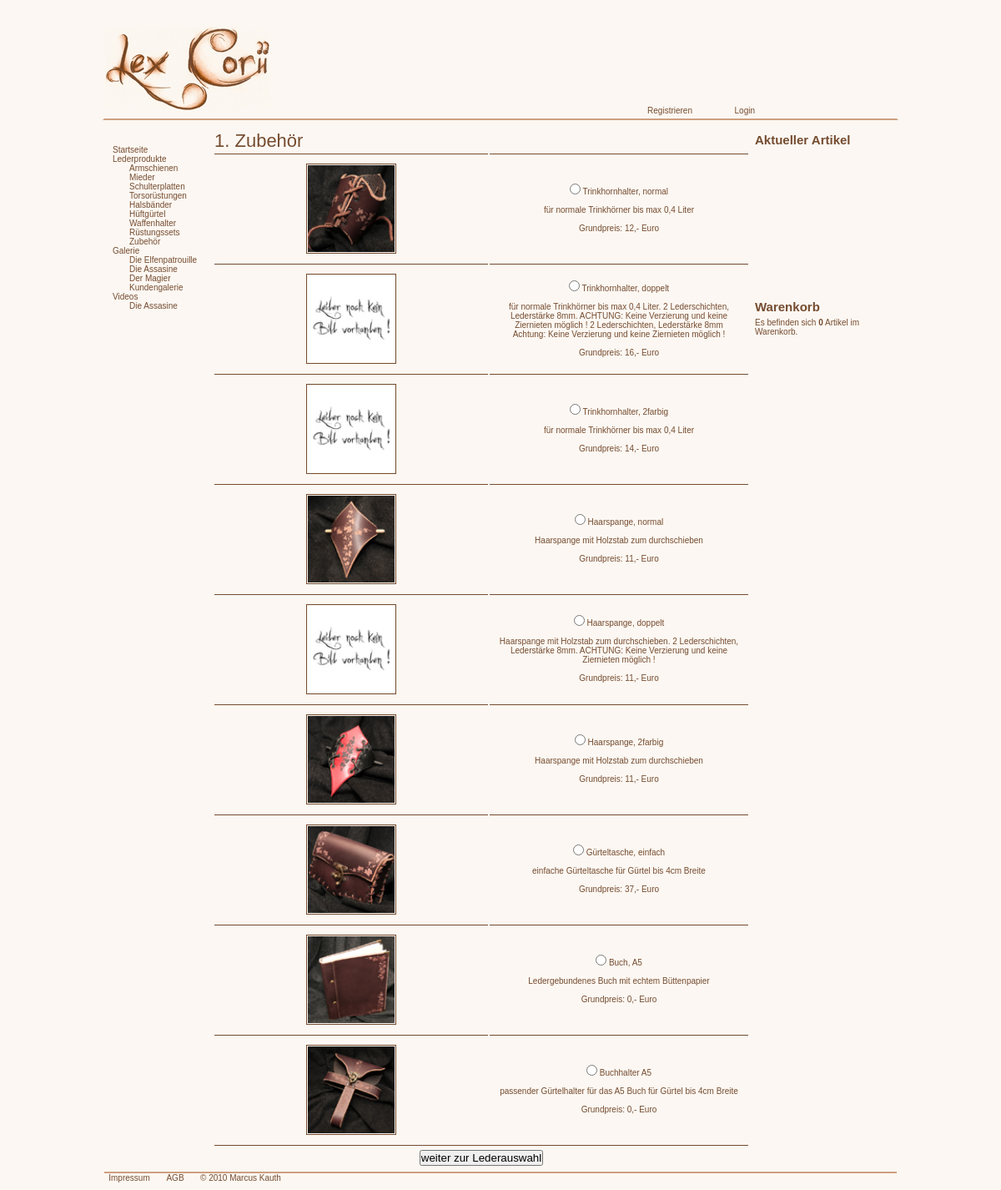
/zubehoer.php, run on the app's committed database.
### tables this page shows
CREATE TABLE IF NOT EXISTS `artikel` (
  `aid` int(10) NOT NULL,
  `gid` int(5) DEFAULT NULL,
  `name` varchar(50) DEFAULT NULL,
  `beschreibung` text NOT NULL,
  `preis` double NOT NULL,
  `farbe` varchar(20) NOT NULL,
  `bild1` varchar(50) DEFAULT NULL,
  PRIMARY KEY (`aid`),
  KEY `gid` (`gid`)
);

### zubehoer.php (the view, shortened to what this page needs)
<?php
    include "functions.php";
	$sth=$dbh->prepare("SELECT * FROM artikel WHERE gid = ?");
	$sth->execute (array('3'));
	$lederartikel = $sth->fetchAll(PDO::FETCH_OBJ);
	include "header.php";
?>
<table>
	<tr style="height:25px">
        <td colspan="2" style="border:0px">
            <ul class="produktnavi">
                <li style="font-size:22px; margin:0 10px 0 0"><?= '1. '.$_SESSION['link'] ?></li>
            </ul>
        </td>
    </tr>
	<form method="post">
        <?php foreach ($lederartikel as $art): ?>
        	<tr>
            	<td><a href="images/produktbilder/<?= $art->bild1 ?>.jpg" rel="lightbox"><img src="images/produktbilder/thn/<?= $art->bild1 ?>thn.jpg" alt="Produktbild" title="zum Vergr&ouml;&szlig;ern bitte klicken" class="artikelbilder1" /></a></td>
                <td>
                	<input type="radio" name="lederartikel" value="<?= $art->name ?>" /> <?= $art->name."<br /><br /><p style=\"margin:0 10px\">".$art->beschreibung."</p><br /><p>Grundpreis: ".$art->preis.",- Euro</p>" ?>
                </td>
            </tr>
         <?php $bild++;
        	endforeach ?>
    	<tr style="height:30px">
        	<td colspan="2"><input type="submit" name="weiter" value="weiter zur Lederauswahl" /></td>
		</tr>
     </form>
</table>
<?php include "footerartikel.php"; ?>

### style.css (style rules this page uses)
* { margin:0; padding:0; }
html { font-family:"Trebuchet MS", Arial, Georgia, "Times New Roman", serif; font-size:10px; background-color:#fcf7f2; color:#754c30; }
#maininbox tr { height:130px; }
#maininbox td { width:310px; border-top:1px solid #754c30; text-align:center; }
#maininbox ul { margin:0 0 0 0; }
.produktnavi li { float:left; margin:11px 10px 0 0; list-style:none; }
a { color:#754c30;; outline:none; text-decoration:none; }
a img { border:2px solid #color:#754c30;; }
.artikelbilder1 { list-style:none; float:left; height:104px; width:104px; border:1px solid #754c30; margin:0 110px; padding:1px; }
form { display:inline; }
table ul { list-style:none; }

### data on the page
artikel: bild1 (picture), name "Trinkhornhalter, normal", beschreibung "für normale Trinkhörner bis max 0,4 Liter", preis "12"
artikel: bild1 (picture), name "Trinkhornhalter, doppelt", beschreibung "für normale Trinkhörner bis max 0,4 Liter. 2 Lederschichten, Lederstärke 8mm. ACHTUNG: Keine Verzierung und keine Ziernieten möglich ! 2 Lederschichten, Lederstärke 8mm Achtung: Keine Verzierung und keine Ziernieten möglich !", preis "16"
artikel: bild1 (picture), name "Trinkhornhalter, 2farbig", beschreibung "für normale Trinkhörner bis max 0,4 Liter", preis "14"
artikel: bild1 (picture), name "Haarspange, normal", beschreibung "Haarspange mit Holzstab zum durchschieben", preis "11"
artikel: bild1 (picture), name "Haarspange, doppelt", beschreibung "Haarspange mit Holzstab zum durchschieben. 2 Lederschichten, Lederstärke 8mm. ACHTUNG: Keine Verzierung und keine Ziernieten möglich !", preis "11"
artikel: bild1 (picture), name "Haarspange, 2farbig", beschreibung "Haarspange mit Holzstab zum durchschieben", preis "11"
artikel: bild1 (picture), name "Gürteltasche, einfach", beschreibung "einfache Gürteltasche für Gürtel bis 4cm Breite", preis "37"
artikel: bild1 (picture), name "Buch, A5", beschreibung "Ledergebundenes Buch mit echtem Büttenpapier", preis "0"
artikel: bild1 (picture), name "Buchhalter A5", beschreibung "passender Gürtelhalter für das A5 Buch für Gürtel bis 4cm Breite", preis "0"

### other printed values
$_SESSION['link'] "Zubehör"
$artikelanzahl "0"
